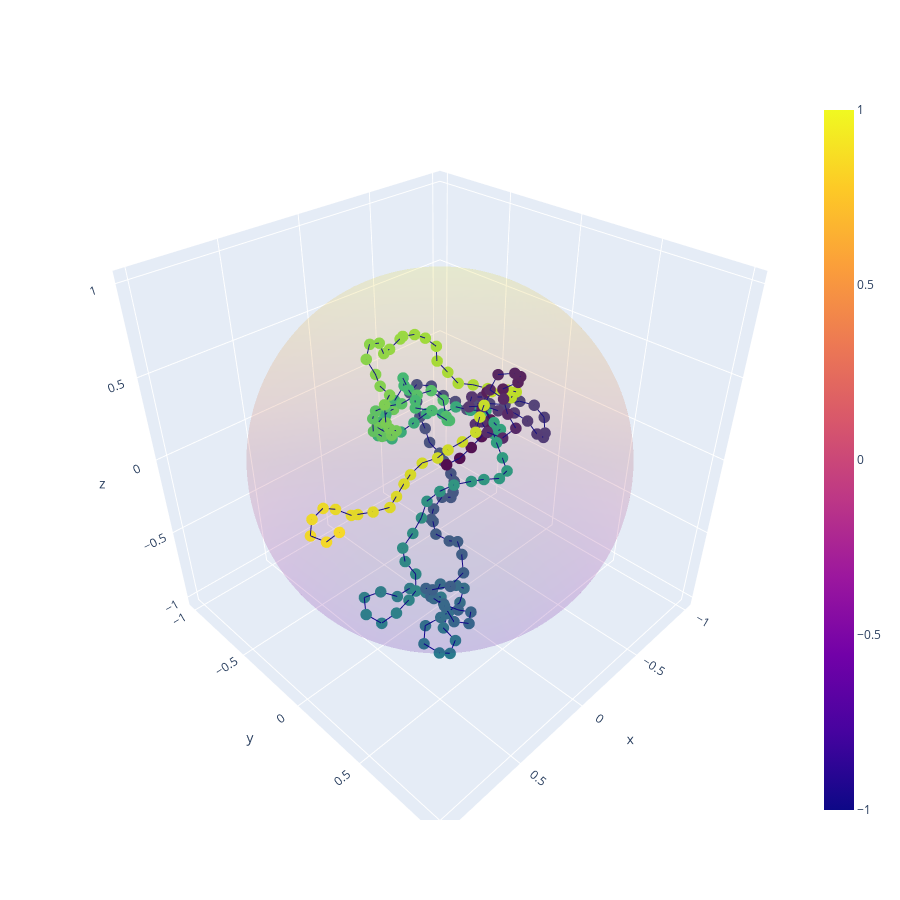

Here is the notebook cell this chart was saved with:
### Code cell
plot_structure_in_sphere(synthetic_biological_structure)

### Figure 1 — Plotly figure (JSON) as saved in the notebook; plotly's stock layout.template omitted (floating-point values rounded to 4 significant figures; data arrays with more than 128 entries replaced by an {"elided": "..."} marker saying what was removed)
{"data": [{"opacity": 0.1, "type": "surface", "x": {"elided": "100x100 float values"}, "y": {"elided": "100x100 float values"}, "z": {"elided": "100x100 float values"}}, {"line": {"color": "darkblue", "width": 2}, "marker": {"color": {"elided": "202 int values"}, "colorscale": [[0, "#440154"], [0.1111, "#482878"], [0.2222, "#3e4989"], [0.3333, "#31688e"], [0.4444, "#26828e"], [0.5556, "#1f9e89"], [0.6667, "#35b779"], [0.7778, "#6ece58"], [0.8889, "#b5de2b"], [1, "#fde725"]], "size": 4}, "type": "scatter3d", "x": {"elided": "202 float values"}, "y": {"elided": "202 float values"}, "z": {"elided": "202 float values"}}], "layout": {"height": 900, "width": 900}}
